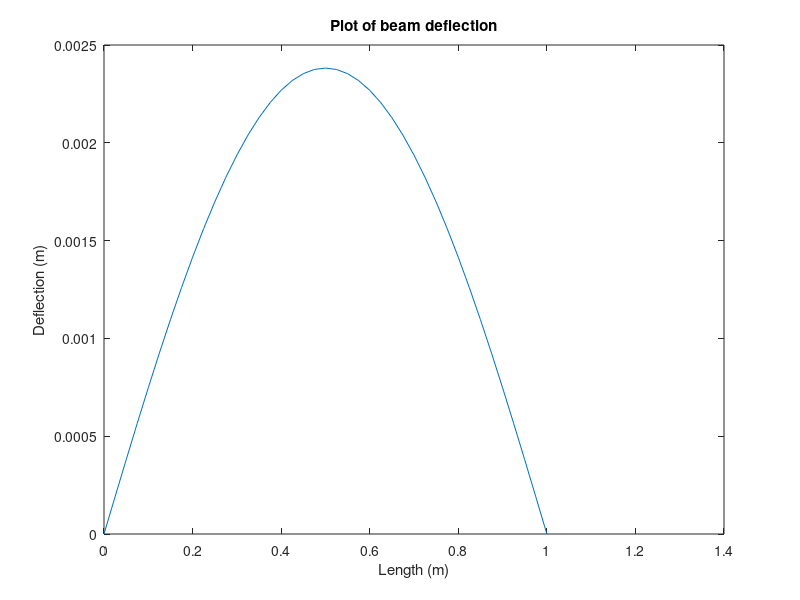

MATLAB code to generate this figure:
L = 4;
a = 0.0;    %left boundary coordinate
b = L;      %right boundary coordinate
h = 0.1;    %length discritization
u1 = 0.0;   %initial condition of ODE1 same as the left boundary condition
v11 = 0.2;  %1st guess initial condition of ODE2
v12 = 0.1;  %2nd gyess initial condition of ODE2
y1 = 0.0;   %right bounday condition to be used for tolerance
tol = 0.0001;%TOLERANCE FOR ERROR
imax = 15;  %maximum number of iteration.

function dudx = ODEu(x,u,v)
    dudx = v;
endfunction;

function dvdx = ODEv(x,u,v)
    L = 4;
    EI = 1.4*10^7;
    q = 10*10^3;
    dvdx = ((1+v^2)^(3/2)*1/2*q*(L*x-x^2))/EI;
endfunction; 

function [x, u, v] = Sys2ODEsRK2(ODE1,ODE2,a,b,h,uINI,vINI)
x(1) = a; u(1) = uINI; v(1) = vINI;
N = (b - a)/h;
for i = 1:N
    x(i + 1) = x(i) + h;
    Ku1 = ODE1(x(i), u(i), v(i));
    Kv1 = ODE2(x(i), u(i), v(i)) ;
    Ku2=ODE1(x(i+1),u(i)+Ku1*h,v(i)+Kv1*h);
    Kv2=ODE2(x(i+1),u(i)+Ku1*h,v(i)+Kv1*h);
    u(i+1)=u(i)+(Ku1+Ku2)*h/2;
    v(i+1)=v(i)+(Kv1+Kv2)*h/2;
end
endfunction;


%Secant Method
for i=1:imax+2
    [x, u, v] = Sys2ODEsRK2(@ODEu,@ODEv,a,b,h,u1,v11);
    n = length(x);
    u_old = u(n);
    [x, u, v] = Sys2ODEsRK2(@ODEu,@ODEv,a,b,h,u1,v12);
    vi = v(1) - (u(n)-y1)*(v(1)-v11)/(u(n)-u_old);
    [x, u, v] = Sys2ODEsRK2(@ODEu,@ODEv,a,b,h,u1,vi);
    Err = abs(y1-u(n));
    if (Err>=tol)
    fprintf("\nSolution was not obtained in %d iterations.",i);
    v11=v12;
    v12=vi;
    else 
    u(n)
    p = figure(1, "visible", "on");
    plot(x/4,abs(u));
    title('Plot of beam deflection');
    xlabel('Length (m)');
    ylabel('Deflection (m)');
    %prutorsaveplot(p, "myplot1.pdf");
    break;
    end;
end;
